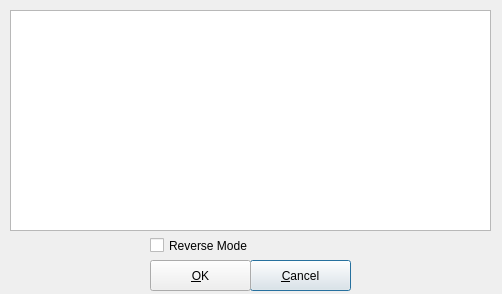
<?xml version="1.0" encoding="UTF-8"?>
<ui version="4.0">
 <class>encfscreateoptions</class>
 <widget class="QDialog" name="encfscreateoptions">
  <property name="geometry">
   <rect>
    <x>0</x>
    <y>0</y>
    <width>502</width>
    <height>294</height>
   </rect>
  </property>
  <property name="windowTitle">
   <string>Select Volume Creation Options</string>
  </property>
  <widget class="QCheckBox" name="checkBox">
   <property name="geometry">
    <rect>
     <x>150</x>
     <y>230</y>
     <width>201</width>
     <height>31</height>
    </rect>
   </property>
   <property name="text">
    <string>Reverse Mode</string>
   </property>
  </widget>
  <widget class="QPushButton" name="pbCancel">
   <property name="geometry">
    <rect>
     <x>250</x>
     <y>260</y>
     <width>101</width>
     <height>31</height>
    </rect>
   </property>
   <property name="text">
    <string>&amp;Cancel</string>
   </property>
  </widget>
  <widget class="QPushButton" name="pbOK">
   <property name="geometry">
    <rect>
     <x>150</x>
     <y>260</y>
     <width>101</width>
     <height>31</height>
    </rect>
   </property>
   <property name="text">
    <string>&amp;OK</string>
   </property>
  </widget>
  <widget class="QPlainTextEdit" name="plainTextEdit">
   <property name="geometry">
    <rect>
     <x>10</x>
     <y>10</y>
     <width>481</width>
     <height>221</height>
    </rect>
   </property>
  </widget>
 </widget>
 <resources/>
 <connections/>
</ui>
